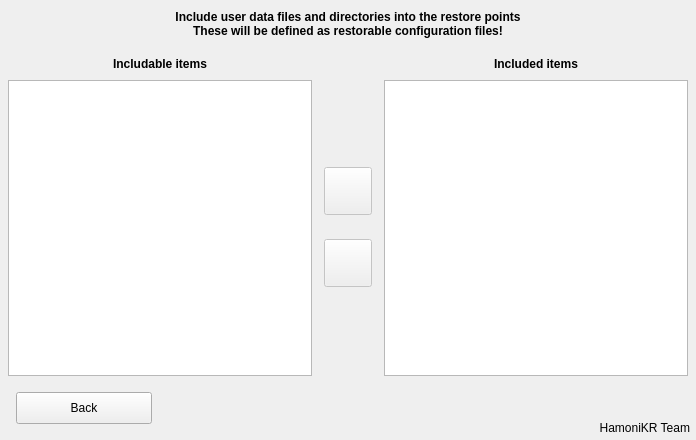
     <widget class="QWidget" name="includepanel" native="true">
      <property name="geometry">
       <rect>
        <x>697</x>
        <y>24</y>
        <width>696</width>
        <height>440</height>
       </rect>
      </property>
      <property name="autoFillBackground">
       <bool>true</bool>
      </property>
      <widget class="QLabel" name="includeitemstext">
       <property name="geometry">
        <rect>
         <x>8</x>
         <y>48</y>
         <width>304</width>
         <height>32</height>
        </rect>
       </property>
       <property name="font">
        <font>
         <weight>75</weight>
         <bold>true</bold>
        </font>
       </property>
       <property name="text">
        <string>Includable items</string>
       </property>
       <property name="alignment">
        <set>Qt::AlignCenter</set>
       </property>
      </widget>
      <widget class="QLabel" name="includedtext">
       <property name="geometry">
        <rect>
         <x>384</x>
         <y>48</y>
         <width>304</width>
         <height>32</height>
        </rect>
       </property>
       <property name="font">
        <font>
         <weight>75</weight>
         <bold>true</bold>
        </font>
       </property>
       <property name="text">
        <string>Included items</string>
       </property>
       <property name="alignment">
        <set>Qt::AlignCenter</set>
       </property>
      </widget>
      <widget class="QPushButton" name="includeremoveitem">
       <property name="enabled">
        <bool>false</bool>
       </property>
       <property name="geometry">
        <rect>
         <x>324</x>
         <y>239</y>
         <width>48</width>
         <height>48</height>
        </rect>
       </property>
       <property name="cursor">
        <cursorShape>PointingHandCursor</cursorShape>
       </property>
       <property name="focusPolicy">
        <enum>Qt::NoFocus</enum>
       </property>
       <property name="toolTip">
        <string>Remove item from the exclusion list</string>
       </property>
       <property name="icon">
        <iconset resource="pictures.qrc">
         <normaloff>:/pictures/leftarrow.png</normaloff>:/pictures/leftarrow.png</iconset>
       </property>
       <property name="iconSize">
        <size>
         <width>24</width>
         <height>22</height>
        </size>
       </property>
      </widget>
      <widget class="QPushButton" name="includeadditem">
       <property name="enabled">
        <bool>false</bool>
       </property>
       <property name="geometry">
        <rect>
         <x>324</x>
         <y>167</y>
         <width>48</width>
         <height>48</height>
        </rect>
       </property>
       <property name="cursor">
        <cursorShape>PointingHandCursor</cursorShape>
       </property>
       <property name="focusPolicy">
        <enum>Qt::NoFocus</enum>
       </property>
       <property name="toolTip">
        <string>Add item to the exclusion list</string>
       </property>
       <property name="icon">
        <iconset resource="pictures.qrc">
         <normaloff>:/pictures/rightarrow.png</normaloff>:/pictures/rightarrow.png</iconset>
       </property>
       <property name="iconSize">
        <size>
         <width>24</width>
         <height>22</height>
        </size>
       </property>
      </widget>
      <widget class="QLabel" name="includekendektext">
       <property name="geometry">
        <rect>
         <x>390</x>
         <y>416</y>
         <width>300</width>
         <height>24</height>
        </rect>
       </property>
       <property name="text">
        <string notr="true">HamoniKR Team</string>
       </property>
       <property name="alignment">
        <set>Qt::AlignRight|Qt::AlignTrailing|Qt::AlignVCenter</set>
       </property>
      </widget>
      <widget class="QPushButton" name="includeback">
       <property name="geometry">
        <rect>
         <x>16</x>
         <y>392</y>
         <width>136</width>
         <height>32</height>
        </rect>
       </property>
       <property name="cursor">
        <cursorShape>PointingHandCursor</cursorShape>
       </property>
       <property name="text">
        <string>Back</string>
       </property>
       <property name="icon">
        <iconset resource="pictures.qrc">
         <normaloff>:/pictures/back.png</normaloff>:/pictures/back.png</iconset>
       </property>
       <property name="iconSize">
        <size>
         <width>13</width>
         <height>13</height>
        </size>
       </property>
      </widget>
      <widget class="QTreeWidget" name="includeitemslist">
       <property name="geometry">
        <rect>
         <x>8</x>
         <y>80</y>
         <width>304</width>
         <height>296</height>
        </rect>
       </property>
       <property name="focusPolicy">
        <enum>Qt::ClickFocus</enum>
       </property>
       <property name="editTriggers">
        <set>QAbstractItemView::NoEditTriggers</set>
       </property>
       <property name="showDropIndicator" stdset="0">
        <bool>false</bool>
       </property>
       <property name="selectionBehavior">
        <enum>QAbstractItemView::SelectItems</enum>
       </property>
       <property name="headerHidden">
        <bool>true</bool>
       </property>
       <column>
        <property name="text">
         <string notr="true">1</string>
        </property>
       </column>
      </widget>
      <widget class="QListWidget" name="includedlist">
       <property name="geometry">
        <rect>
         <x>384</x>
         <y>80</y>
         <width>304</width>
         <height>296</height>
        </rect>
       </property>
       <property name="focusPolicy">
        <enum>Qt::ClickFocus</enum>
       </property>
       <property name="editTriggers">
        <set>QAbstractItemView::NoEditTriggers</set>
       </property>
       <property name="showDropIndicator" stdset="0">
        <bool>false</bool>
       </property>
       <property name="sortingEnabled">
        <bool>true</bool>
       </property>
      </widget>
      <widget class="lblevent" name="includeresize">
       <property name="geometry">
        <rect>
         <x>686</x>
         <y>430</y>
         <width>10</width>
         <height>10</height>
        </rect>
       </property>
       <property name="cursor">
        <cursorShape>PointingHandCursor</cursorShape>
       </property>
       <property name="pixmap">
        <pixmap resource="pictures.qrc">:/pictures/resize.png</pixmap>
       </property>
       <property name="scaledContents">
        <bool>true</bool>
       </property>
       <property name="alignment">
        <set>Qt::AlignCenter</set>
       </property>
      </widget>
      <widget class="QWidget" name="includecover" native="true">
       <property name="geometry">
        <rect>
         <x>5</x>
         <y>5</y>
         <width>686</width>
         <height>430</height>
        </rect>
       </property>
      </widget>
      <widget class="QLabel" name="includetext">
       <property name="geometry">
        <rect>
         <x>0</x>
         <y>0</y>
         <width>696</width>
         <height>48</height>
        </rect>
       </property>
       <property name="font">
        <font>
         <weight>75</weight>
         <bold>true</bold>
        </font>
       </property>
       <property name="text">
        <string>Include user data files and directories into the restore points
These will be defined as restorable configuration files!</string>
       </property>
       <property name="alignment">
        <set>Qt::AlignCenter</set>
       </property>
       <property name="wordWrap">
        <bool>true</bool>
       </property>
      </widget>
      <zorder>includeitemstext</zorder>
      <zorder>includedtext</zorder>
      <zorder>includeremoveitem</zorder>
      <zorder>includeadditem</zorder>
      <zorder>includekendektext</zorder>
      <zorder>includeback</zorder>
      <zorder>includeitemslist</zorder>
      <zorder>includedlist</zorder>
      <zorder>includetext</zorder>
      <zorder>includecover</zorder>
      <zorder>includeresize</zorder>
     </widget>
